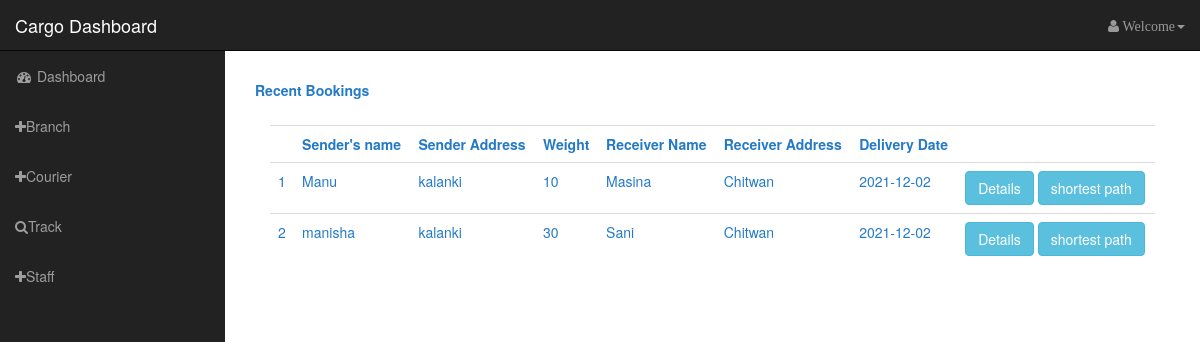
The page /includes/dashboard.php on the database its author committed.
### tables this page shows
CREATE TABLE `courier` (
  `sn` int(11) NOT NULL,
  `cr_id` varchar(10) NOT NULL,
  `sender_name` varchar(100) NOT NULL,
  `sender_address` varchar(255) NOT NULL,
  `weight` varchar(50) NOT NULL,
  `sender_num` varchar(15) NOT NULL,
  `ship_date` varchar(50) NOT NULL,
  `receiver_name` varchar(100) NOT NULL,
  `receiver_address` varchar(255) NOT NULL,
  `receiver_num` varchar(15) NOT NULL,
  `delivery_date` varchar(50) NOT NULL,
  `status` bit(1) NOT NULL DEFAULT b'0',
  `delivered_date` varchar(50) DEFAULT NULL,
  `collector_id` int(11) NOT NULL
);

### includes/dashboard.php (the view, shortened to what this page needs)
<!-- <?php
require('../config/databaseConnect.php');
?> -->
<!DOCTYPE html>
<html lang="en">
<head>
    <link href="/cargo/assets/dashboard/css/bootstrap.min.css" rel="stylesheet">
    <link href="/cargo/assets/dashboard/css/sb-admin.css" rel="stylesheet">
    <link href="/cargo/assets/dashboard/font-awesome/css/font-awesome.min.css" rel="stylesheet" type="text/css">
</head>
<body>
    <div id="wrapper">
        <nav class="navbar navbar-inverse navbar-fixed-top" role="navigation">
            <div class="navbar-header">
                              <a class="navbar-brand" href="#">Cargo Dashboard</a>
                          </div>
                        <ul class="nav navbar-right top-nav">
                              <li class="dropdown">
                                <a href="#" class="dropdown-toggle" data-toggle="dropdown" role="button" aria-expanded="false" aria-haspopup="true" v-pre>
                                      <i class="fa fa-user"> Welcome</i><span class="caret"></span>
                                </a>
                              </li>
                          </ul>
                          <?php include('sidebar.php'); ?>
        </nav>
        <div id="page-wrapper">
            <label>Recent Bookings</label>
            <br>
            <br>
            <div class="container-fluid">
                <table class="table table-dark">
                    <tr>
                        <th></th>
                        <th>Sender's  name</th>
                        <th>Sender Address</th>
                        <th>Weight</th>
                        <th>Receiver Name</th>
                        <th>Receiver Address</th>
                        <th>Delivery Date</th>
                        <th></th>
            </tr>
                 <?php
    $query = "SELECT * from courier";
    $result = mysqli_query($conn, $query) or die(mysql_error());
    $i = 1;
        while($row = mysqli_fetch_array($result)){?>
        <tr>
            <td><?php echo $i; ?></td>
            <td><?php echo $row['sender_name']; ?></td>
            <td><?php echo $row['sender_address']; ?></td>
            <td><?php echo $row['weight']; ?></td>
            <td><?php echo $row['receiver_name']; ?></td>
            <td><?php echo $row['receiver_address']; ?></td>
            <td><?php echo $row['delivery_date']; ?></td>
            <td><a href="/cargo/pages/courier-detail.php?id=<?php echo $row['cr_id'];?>" class="btn btn-info">Details</a>
            <a href="/cargo/pages/d_short_path.php?start=<?php echo $row['sender_address'];?>&end=<?php echo $row['receiver_address'];?>" class="btn btn-info">shortest path</a>
        </td>
        </tr>
        <?php
               $i++;
            }
        ?>
</table>
            </div>
        </div>
    </div>
</body>
</html>

### assets/dashboard/css/sb-admin.css (style rules this page uses)
body { margin-top: 100px; background-color: #fff; }
@media (min-width:768px) { body { margin-top: 50px; } }
#wrapper { padding-left: 0; }
#page-wrapper { width: 100%; padding: 0; background-color: #fff; }
@media (min-width:768px) { #wrapper { padding-left: 225px; } }
@media (min-width:768px) { #page-wrapper { padding: 30px; color: #247ac5; } }
.top-nav { padding: 0 15px; }
.top-nav>li { display: inline-block; float: left; }
.top-nav>li>a { padding-top: 15px; padding-bottom: 15px; line-height: 20px; color: #999; }

### rows shown on the page
courier: sender_name "Manu", sender_address "kalanki", weight "10", receiver_name "Masina", receiver_address "Chitwan", delivery_date "2021-12-02"
courier: sender_name "manisha", sender_address "kalanki", weight "30", receiver_name "Sani", receiver_address "Chitwan", delivery_date "2021-12-02"
